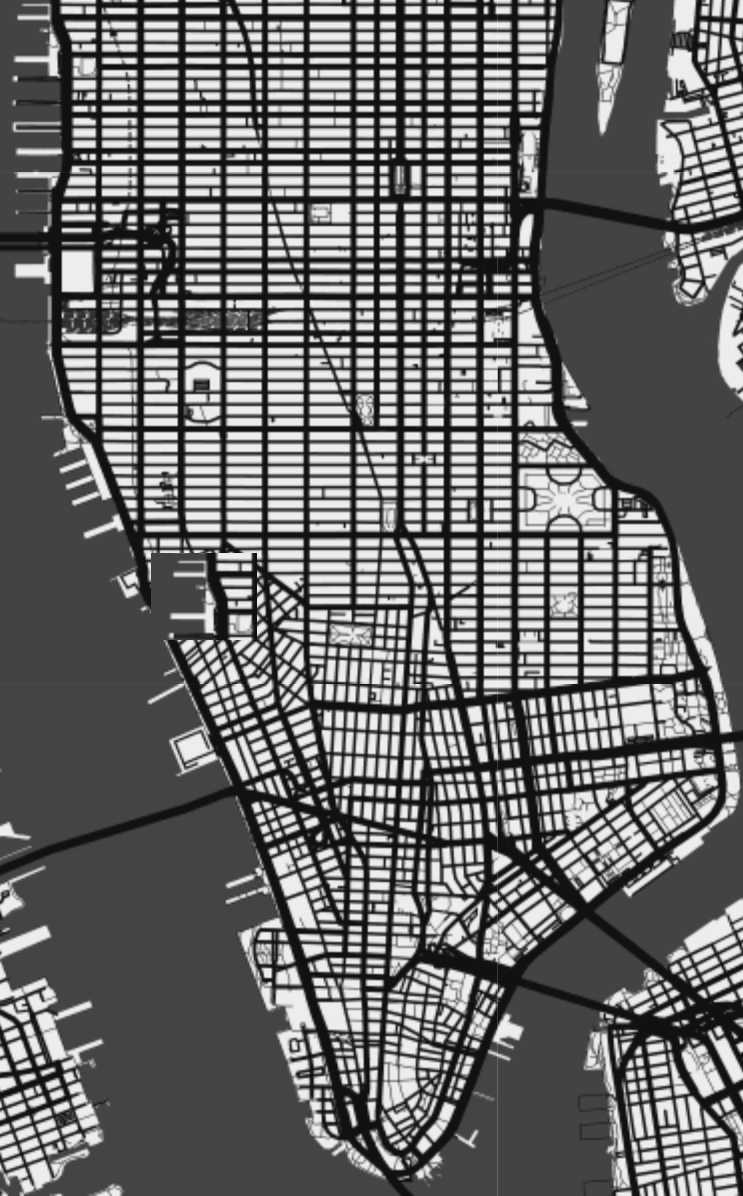
#> input picture python-image-processor/map.png, 743 x 1196 px
$ python main.py
#> lines starting #> are read from the running program, lines starting #| are printed output that depends on the picture
# import cv2
# import numpy as np
# from datetime import datetime

# np.set_printoptions(threshold=np.inf)

# # Load the image
# image_path = 'map.png'
# image = cv2.imread(image_path)

# # Check if image was loaded properly
# if image is None:
#   raise ValueError("Could not load the image. Check the path.")

# # Convert to grayscale (simplifying the example to one channel)
# gray_image = cv2.cvtColor(image, cv2.COLOR_BGR2GRAY)

# # Normalize the grayscale values to fit in 0-10 range
# # Max value in grayscale is 255, so we divide by 25.5 to map it to 0-10
# quantized_image = (gray_image // 25.5).astype(int)

# # Optionally, resize the image to a specific size X x Y
# desired_size_x = 100  # for example
# desired_size_y = 100  # for example
# resized_image = cv2.resize(quantized_image, (desired_size_x, desired_size_y),
#                            interpolation=cv2.INTER_NEAREST)

# # # Display the quantized and resized image (for verification)
# # cv2.imshow('Quantized Image',
# #            resized_image * 25.5)  # scale back up for viewing
# # cv2.waitKey(0)
# # cv2.destroyAllWindows()

# # Print the 2D array (or save/export it as needed)
# f = open(f"map.txt{datetime.now()}", "a")
# f.write(str(resized_image.tolist()))
# f.close()

# print(resized_image)
from PIL import Image
import os

# Load the image
image_path = "map.png"  # Update with your image path
image = Image.open(image_path)
#> image is the input picture: PIL image 743x1196 RGBA; mean R, G, B, A 107.8, 107.8, 107.8, 255

# Get image dimensions
image_width, image_height = image.size
#> image_width = 743; image_height = 1196

# Set grid size
grid_size = 15

# Calculate the dimensions of each grid cell
cell_width = image_width // grid_size
#> cell_width = 49
cell_height = image_height // grid_size
#> cell_height = 79

# Create a directory to store the grid cells
output_dir = "grid_cells"  # Update with your desired output path
os.makedirs(output_dir, exist_ok=True)

# Split the image into a 100x100 grid
for row in range(grid_size):
    for col in range(grid_size):
        # Calculate the coordinates of the current cell
        left = col * cell_width
        upper = row * cell_height
        right = left + cell_width
        lower = upper + cell_height

        # Crop the cell from the image
        cell = image.crop((left, upper, right, lower))

        # Save the cell as a separate file
        cell_filename = f"cell_{row}_{col}.png"
        cell.save(os.path.join(output_dir, cell_filename))
#> this loop made 15 passes
#> pass 1, `cell.save(os.path.join(output_dir, cell_filename))`:
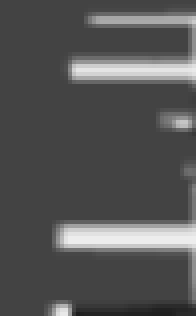
#> saved as cell_0_0.png: PIL image 49x79 RGBA (shown 4 times larger); mean R, G, B, A 84.9, 84.9, 84.9, 255
#> pass 1, `cell.save(os.path.join(output_dir, cell_filename))`:
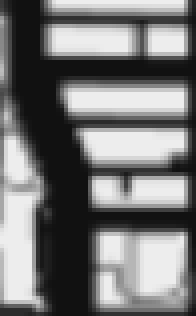
#> saved as cell_0_1.png: PIL image 49x79 RGBA (shown 4 times larger); mean R, G, B, A 119.5, 119.5, 119.5, 255
#> pass 1, `cell.save(os.path.join(output_dir, cell_filename))`:
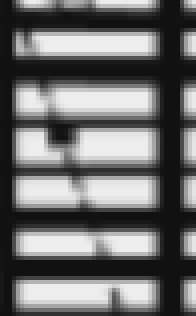
#> saved as cell_0_2.png: PIL image 49x79 RGBA (shown 4 times larger); mean R, G, B, A 110.4, 110.4, 110.4, 255
#> pass 1, `cell.save(os.path.join(output_dir, cell_filename))`:
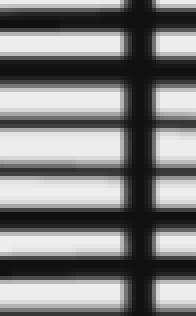
#> saved as cell_0_3.png: PIL image 49x79 RGBA (shown 4 times larger); mean R, G, B, A 127, 127, 127, 255
#> after the loop:
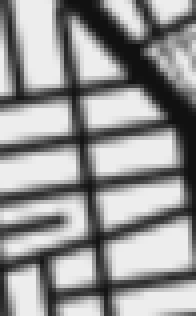
#> cell: PIL image 49x79 RGBA (shown 4 times larger); mean R, G, B, A 150.7, 150.7, 150.7, 255

print("Image has been successfully split into a 100x100 grid and saved.")
